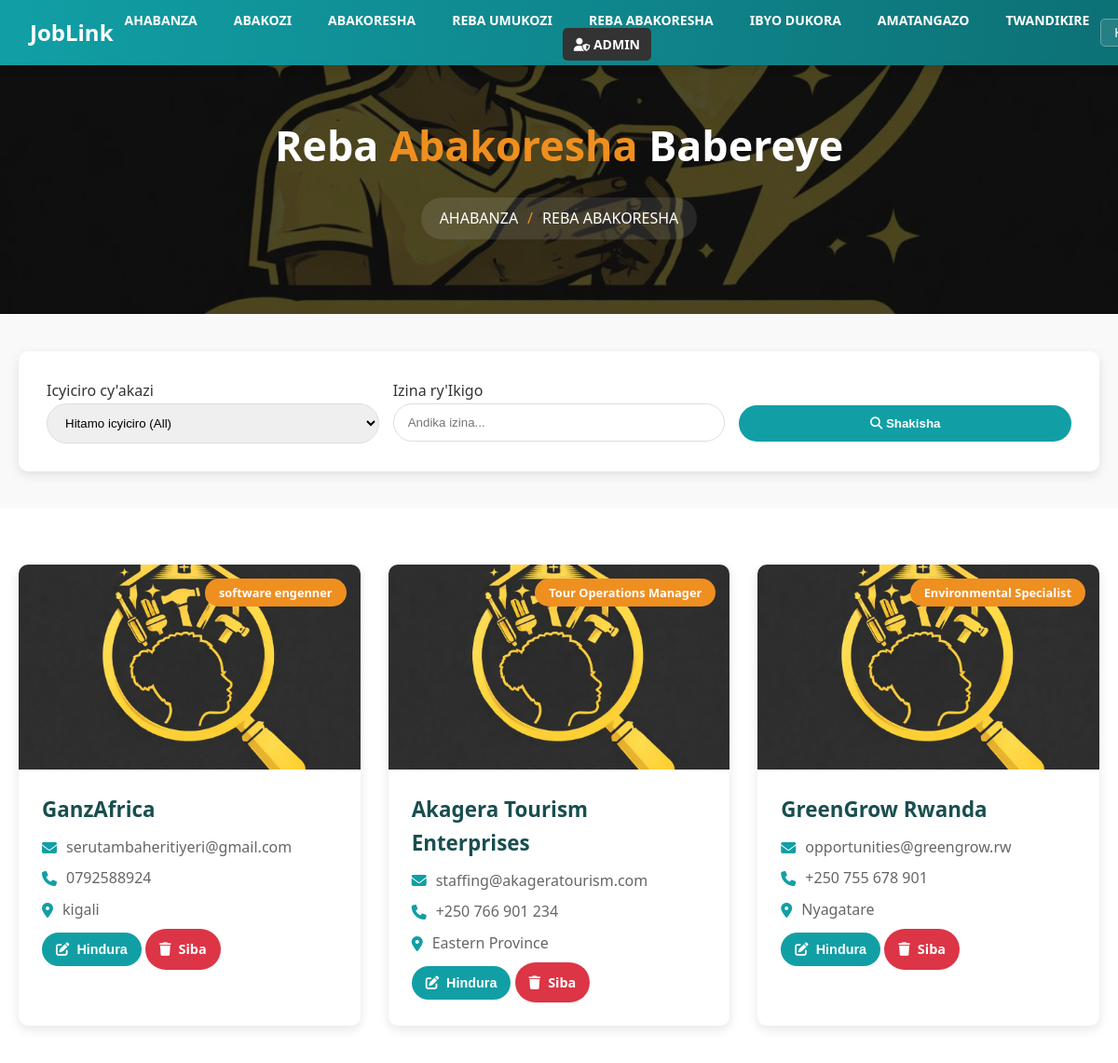
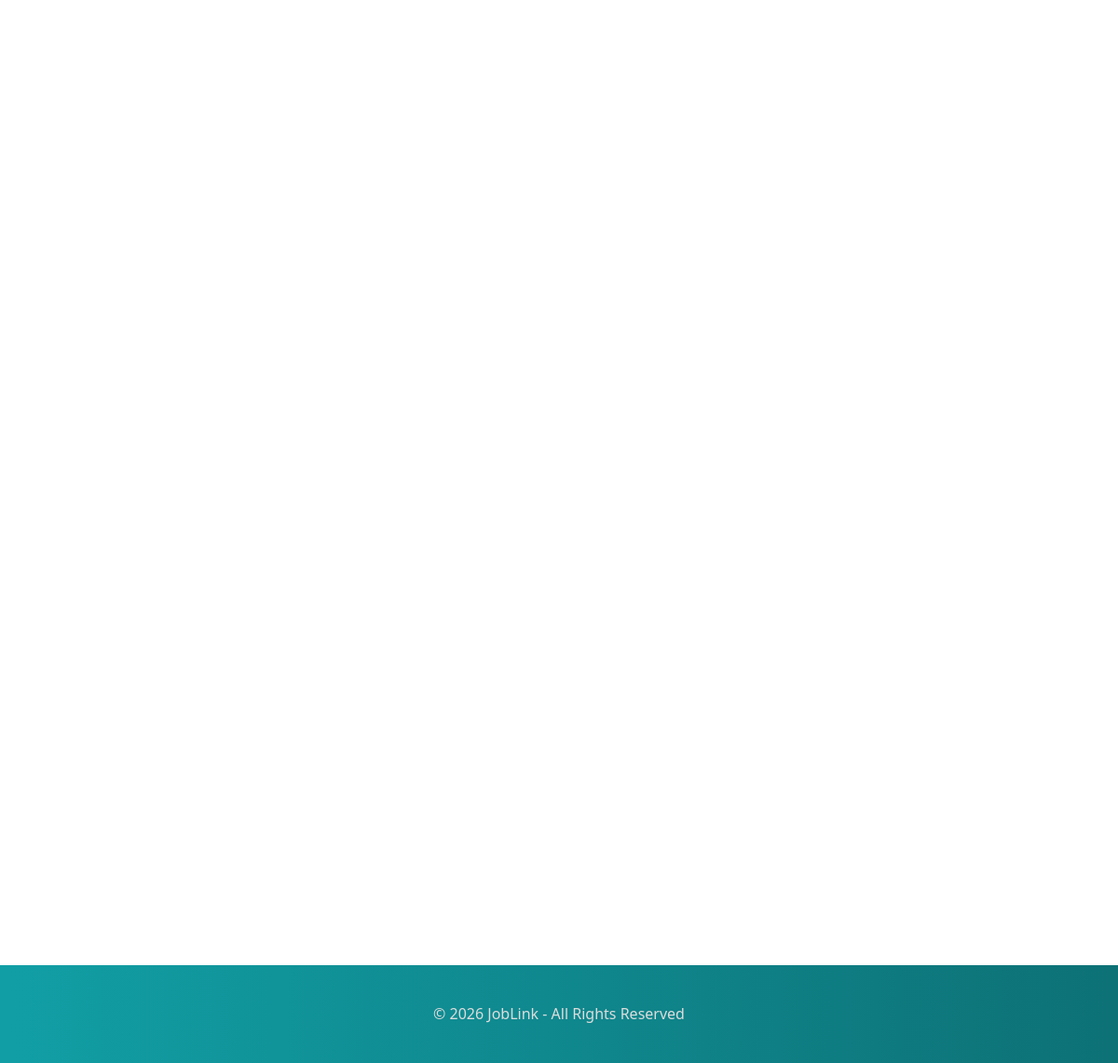
The app's page /view-employers/ (signed in) with its own data (2 pictures, top to bottom).
### core/models.py (models this page shows, shortened)
class Employer(models.Model):
    company = models.CharField(max_length=255)
    email = models.EmailField()
    phone = models.CharField(max_length=20)
    position = models.CharField(max_length=255)
    job_description = models.TextField()
    job_requirements = models.TextField()
    location = models.CharField(max_length=255)
    rating = models.IntegerField(null=True, blank=True)
    created_at = models.DateTimeField(auto_now_add=True)
    updated_at = models.DateTimeField(auto_now=True)

### core/views.py (the view)
# urls.py: path('view-employers/', views.view_employers, name='view_employers'),
@login_required(login_url='home')
def view_employers(request):
    employers = Employer.objects.all().order_by('-id')
    category_query = request.GET.get('category')
    location_query = request.GET.get('location')
    company_query = request.GET.get('company')
    if category_query:
        employers = employers.filter(position__icontains=category_query)
    if location_query:
        employers = employers.filter(location__icontains=location_query)
    if company_query:
        employers = employers.filter(company__icontains=company_query)
    return render(request, "view_employers.html", {"employers": employers})

### core/templates/view_employers.html (shortened to what this page needs)
{% extends 'base.html' %}
{% load static %}
{% block content %}
<section class="page-banner">
    <div class="hero-content">
        <h1 class="page-title">Reba <span style="color: var(--secondary-color);">Abakoresha</span> Babereye</h1>
        <div class="breadcrumb">
            <a href="{% url 'home' %}">AHABANZA</a> <span>/</span> REBA ABAKORESHA
        </div>
    </div>
</section>
<section class="search-section">
    <div class="search-container">
        <form class="search-form" method="GET" action="{% url 'view_employers' %}">
            <div class="search-group">
                <label>Icyiciro cy'akazi</label>
                <select name="category" class="search-input">
                    <option value="">Hitamo icyiciro (All)</option>
                </select>
            </div>
            <div class="search-group">
                <label>Izina ry'Ikigo</label>
                <input type="text" name="company" class="search-input" placeholder="Andika izina...">
            </div>
            <div class="search-group">
                <button type="submit" class="search-button">
                    <i class="fas fa-search"></i> Shakisha
                </button>
            </div>
        </form>
    </div>
</section>
<section class="employers-section">
    <div class="employers-container">
        <div class="employers-grid">
            {% for employer in employers %}
            <div class="employer-card fade-in">
                <div class="employer-image">
                    {% if employer.logo and employer.logo.url %}
                        <img src="{{ employer.logo.url }}" alt="{{ employer.company }}">
                    {% else %}
                        <img src="{% static 'images/work.jpg' %}" alt="{{ employer.company }}">
                    {% endif %}
                    <div class="employer-category">{{ employer.position }}</div>
                </div>
                <div class="employer-content">
                    <h3 class="employer-name">{{ employer.company }}</h3>
                    <div class="employer-details">
                        <div class="employer-detail-item"><i class="fas fa-envelope"></i> <span>{{ employer.email }}</span></div>
                        <div class="employer-detail-item"><i class="fas fa-phone"></i> <span>{{ employer.phone }}</span></div>
                        <div class="employer-detail-item"><i class="fas fa-map-marker-alt"></i> <span>{{ employer.location }}</span></div>
                    </div>
                    <div class="action-buttons">
                        <button class="view-profile-button" onclick="openEmployerModal({{ employer.id }}, '{{ employer.company|escapejs }}', '{{ employer.position|escapejs }}', '{{ employer.email|escapejs }}', '{{ employer.phone|escapejs }}', '{{ employer.location|escapejs }}', '{{ employer.job_description|escapejs }}', '{{ employer.job_requirements|escapejs }}')">
                            <i class="fas fa-edit"></i> Hindura
                        </button>
                        {% if user.is_superuser %}
                        <a href="{% url 'delete_employer' employer.id %}"
                           class="view-profile-button delete-button"
                           onclick="return confirm('ADMIN ONLY: Are you sure you want to delete this employer?');">
                            <i class="fas fa-trash"></i> Siba
                        </a>
                        {% endif %}
                    </div>
                </div>
            </div>
            {% empty %}
            <div class="employer-card fade-in">
                <div class="employer-content">
                    <h3>Nta mukoresha ubonetse / No employers found</h3>
                </div>
            </div>
            {% endfor %}
        </div>
    </div>
</section>
{% endblock %}

### records on screen
Employer: position "software engenner", company "GanzAfrica", email "serutambaheritiyeri@gmail.com", phone "0792588924", location "kigali"
Employer: position "Tour Operations Manager", company "Akagera Tourism Enterprises", email "staffing@akageratourism.com", phone "+250 766 901 234", location "Eastern Province"
Employer: position "Environmental Specialist", company "GreenGrow Rwanda", email "opportunities@greengrow.rw", phone "+250 755 678 901", location "Nyagatare"
